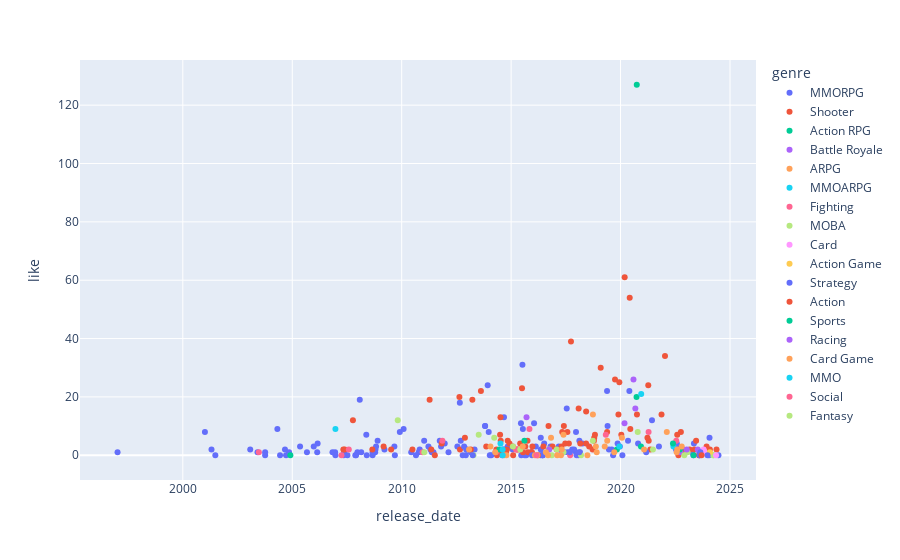

The code cell stored with this chart in its notebook:
### Code cell
px.scatter(x='release_date',
           y='like',
           color='genre',
            data_frame=full_data)

### Figure 1 — Plotly figure (JSON) as saved in the notebook; plotly's stock layout.template omitted (floating-point values rounded to 4 significant figures)
{"data": [{"hovertemplate": "genre=MMORPG<br>release_date=%{x}<br>like=%{y}<extra></extra>", "legendgroup": "MMORPG", "marker": {"color": "#636efa", "symbol": "circle"}, "mode": "markers", "name": "MMORPG", "orientation": "v", "showlegend": true, "type": "scatter", "x": ["2024-06-22", "2013-12-06", "2021-06-09", "2023-08-10", "2010-02-02", "2022-08-10", "2022-07-28", "2020-05-27", "2019-05-21", "2017-07-17", "2016-01-19", "2015-07-09", "2012-08-28", "2001-01-04", "2024-01-16", "2024-01-25", "2023-08-08", "2023-05-10", "2023-05-01", "2023-04-10", "2022-11-09", "2022-08-01", "2022-07-14", "2020-02-01", "2019-12-21", "2019-08-07", "2018-04-05", "2018-02-23", "2018-02-13", "2018-01-30", "2017-12-18", "2017-12-29", "2017-12-19", "2017-11-17", "2017-10-17", "2017-07-31", "2017-06-09", "2017-03-06", "2017-03-23", "2017-03-27", "2016-10-19", "2016-07-06", "2016-06-15", "2016-06-08", "2016-06-07", "2016-05-10", "2016-05-10", "2016-05-06", "2016-02-17", "2015-12-03", "2015-09-10", "2015-08-18", "2015-07-16", "2015-06-19", "2015-01-26", "2014-11-05", "2014-10-03", "2014-09-04", "2014-09-19", "2014-08-15", "2014-08-06", "2014-04-17", "2014-01-10", "2013-12-23", "2013-10-24", "2013-10-23", "2013-05-01", "2013-02-27", "2012-12-20", "2012-12-13", "2012-12-06", "2012-10-15", "2012-09-13", "2012-07-18", "2012-02-21", "2011-12-20", "2011-10-20", "2011-09-28", "2011-06-15", "2011-05-19", "2011-04-26", "2011-03-23", "2011-01-11", "2010-10-28", "2010-10-13", "2010-08-27", "2010-06-09", "2009-12-01", "2009-09-09", "2009-09-01", "2009-03-19", "2008-11-25", "2008-10-30", "2008-10-15", "2008-10-20", "2008-09-02", "2008-09-02", "2008-05-28", "2008-05-20", "2008-02-01", "2007-12-24", "2007-12-01", "2007-11-19", "2007-07-10", "2007-05-09", "2007-05-17", "2006-12-22", "2006-12-17", "2006-11-03", "2006-02-28", "2006-02-21", "2005-12-25", "2005-09-03", "2005-05-11", "2004-11-08", "2004-09-01", "2004-09-19", "2004-06-11", "2004-04-27", "2003-10-06", "2003-10-06", "2003-06-01", "2003-01-30", "2001-06-27", "2001-04-24", "1997-01-07"], "xaxis": "x", "y": [0, 24, 12, 1, 9, 3, 4, 22, 22, 16, 11, 31, 18, 8, 0, 6, 0, 4, 0, 1, 2, 2, 2, 0, 3, 2, 4, 1, 5, 0, 1, 0, 8, 2, 2, 1, 1, 3, 2, 2, 3, 4, 0, 0, 0, 2, 6, 0, 3, 1, 0, 0, 9, 0, 2, 3, 2, 13, 2, 2, 0, 1, 0, 8, 10, 10, 2, 1, 2, 2, 0, 0, 5, 3, 1, 4, 3, 5, 1, 1, 2, 3, 5, 2, 1, 0, 1, 8, 0, 3, 2, 5, 3, 1, 2, 0, 1, 0, 7, 19, 1, 0, 0, 0, 0, 1, 0, 1, 1, 4, 1, 3, 1, 3, 1, 2, 0, 0, 9, 0, 1, 1, 2, 0, 2, 1], "yaxis": "y"}, {"hovertemplate": "genre=Shooter<br>release_date=%{x}<br>like=%{y}<extra></extra>", "legendgroup": "Shooter", "marker": {"color": "#EF553B", "symbol": "circle"}, "mode": "markers", "name": "Shooter", "orientation": "v", "showlegend": true, "type": "scatter", "x": ["2022-10-04", "2022-01-12", "2021-04-08", "2017-05-30", "2015-07-02", "2013-08-15", "2011-04-12", "2024-05-21", "2021-11-15", "2020-06-02", "2020-03-10", "2019-10-01", "2019-02-04", "2017-09-26", "2013-03-25", "2024-01-31", "2023-12-07", "2023-09-07", "2023-09-08", "2023-08-03", "2023-06-15", "2023-05-18", "2023-02-28", "2022-10-19", "2022-09-21", "2022-09-01", "2022-08-24", "2022-08-04", "2021-05-12", "2021-04-15", "2021-03-25", "2020-10-01", "2020-06-12", "2020-01-14", "2019-12-12", "2019-11-27", "2019-05-22", "2018-10-19", "2018-10-31", "2018-10-14", "2018-09-22", "2018-07-27", "2018-06-05", "2018-06-06", "2018-02-28", "2018-02-01", "2017-08-22", "2017-07-28", "2017-06-22", "2017-05-03", "2017-04-20", "2017-01-31", "2016-11-22", "2016-09-16", "2016-06-23", "2016-03-24", "2015-12-23", "2015-12-11", "2015-12-10", "2015-10-08", "2015-10-01", "2015-08-26", "2015-07-18", "2015-06-01", "2015-04-30", "2015-04-02", "2015-02-04", "2015-01-29", "2014-12-05", "2014-11-05", "2014-10-23", "2014-10-07", "2014-08-05", "2014-07-11", "2014-07-08", "2014-07-01", "2014-05-10", "2014-05-01", "2013-11-12", "2013-02-28", "2012-11-21", "2012-08-21", "2012-08-31", "2011-10-31", "2011-07-08", "2011-05-09", "2010-06-29", "2009-07-09", "2009-03-05", "2008-08-29", "2007-10-10", "2007-05-03", "2007-05-27"], "xaxis": "x", "y": [8, 34, 24, 10, 23, 22, 19, 2, 14, 54, 61, 26, 30, 39, 19, 2, 3, 1, 1, 0, 5, 2, 2, 1, 2, 2, 0, 7, 2, 5, 6, 14, 9, 7, 25, 14, 8, 6, 7, 5, 2, 3, 4, 15, 4, 16, 4, 8, 4, 8, 3, 2, 3, 10, 3, 0, 3, 1, 1, 1, 5, 3, 1, 4, 2, 2, 0, 3, 4, 5, 2, 1, 1, 5, 13, 7, 0, 2, 3, 2, 6, 20, 2, 4, 0, 2, 2, 2, 3, 2, 12, 2, 2], "yaxis": "y"}, {"hovertemplate": "genre=Action RPG<br>release_date=%{x}<br>like=%{y}<extra></extra>", "legendgroup": "Action RPG", "marker": {"color": "#00cc96", "symbol": "circle"}, "mode": "markers", "name": "Action RPG", "orientation": "v", "showlegend": true, "type": "scatter", "x": ["2020-09-28"], "xaxis": "x", "y": [127], "yaxis": "y"}, {"hovertemplate": "genre=Battle Royale<br>release_date=%{x}<br>like=%{y}<extra></extra>", "legendgroup": "Battle Royale", "marker": {"color": "#ab63fa", "symbol": "circle"}, "mode": "markers", "name": "Battle Royale", "orientation": "v", "showlegend": true, "type": "scatter", "x": ["2020-08-04", "2023-07-13", "2022-09-28", "2020-09-04", "2020-03-07"], "xaxis": "x", "y": [26, 2, 1, 16, 11], "yaxis": "y"}, {"hovertemplate": "genre=ARPG<br>release_date=%{x}<br>like=%{y}<extra></extra>", "legendgroup": "ARPG", "marker": {"color": "#FFA15A", "symbol": "circle"}, "mode": "markers", "name": "ARPG", "orientation": "v", "showlegend": true, "type": "scatter", "x": ["2022-02-11"], "xaxis": "x", "y": [8], "yaxis": "y"}, {"hovertemplate": "genre=MMOARPG<br>release_date=%{x}<br>like=%{y}<extra></extra>", "legendgroup": "MMOARPG", "marker": {"color": "#19d3f3", "symbol": "circle"}, "mode": "markers", "name": "MMOARPG", "orientation": "v", "showlegend": true, "type": "scatter", "x": ["2022-06-02"], "xaxis": "x", "y": [3], "yaxis": "y"}, {"hovertemplate": "genre=Fighting<br>release_date=%{x}<br>like=%{y}<extra></extra>", "legendgroup": "Fighting", "marker": {"color": "#FF6692", "symbol": "circle"}, "mode": "markers", "name": "Fighting", "orientation": "v", "showlegend": true, "type": "scatter", "x": ["2015-11-03", "2022-07-19", "2021-04-13", "2019-04-30", "2017-09-12", "2015-03-24", "2014-04-25", "2010-12-16", "2007-08-02"], "xaxis": "x", "y": [9, 5, 8, 7, 0, 2, 1, 1, 2], "yaxis": "y"}, {"hovertemplate": "genre=MOBA<br>release_date=%{x}<br>like=%{y}<extra></extra>", "legendgroup": "MOBA", "marker": {"color": "#B6E880", "symbol": "circle"}, "mode": "markers", "name": "MOBA", "orientation": "v", "showlegend": true, "type": "scatter", "x": ["2014-03-25", "2024-03-28", "2024-03-29", "2023-01-24", "2022-11-30", "2021-06-25", "2020-10-14", "2018-09-26", "2018-03-13", "2017-05-24", "2017-01-31", "2016-11-11", "2016-09-21", "2015-06-02", "2013-07-09", "2013-04-12", "2011-01-13", "2009-10-27"], "xaxis": "x", "y": [6, 0, 0, 1, 0, 2, 8, 5, 0, 1, 2, 0, 2, 2, 7, 0, 1, 12], "yaxis": "y"}, {"hovertemplate": "genre=Card<br>release_date=%{x}<br>like=%{y}<extra></extra>", "legendgroup": "Card", "marker": {"color": "#FF97FF", "symbol": "circle"}, "mode": "markers", "name": "Card", "orientation": "v", "showlegend": true, "type": "scatter", "x": ["2024-05-13", "2023-11-03", "2023-10-19"], "xaxis": "x", "y": [0, 1, 2], "yaxis": "y"}, {"hovertemplate": "genre=Action Game<br>release_date=%{x}<br>like=%{y}<extra></extra>", "legendgroup": "Action Game", "marker": {"color": "#FECB52", "symbol": "circle"}, "mode": "markers", "name": "Action Game", "orientation": "v", "showlegend": true, "type": "scatter", "x": ["2024-01-31"], "xaxis": "x", "y": [1], "yaxis": "y"}, {"hovertemplate": "genre=Strategy<br>release_date=%{x}<br>like=%{y}<extra></extra>", "legendgroup": "Strategy", "marker": {"color": "#636efa", "symbol": "circle"}, "mode": "markers", "name": "Strategy", "orientation": "v", "showlegend": true, "type": "scatter", "x": ["2023-12-22", "2023-08-16", "2023-08-25", "2021-10-03", "2021-03-04", "2020-10-20", "2020-05-05", "2019-11-13", "2019-08-30", "2019-06-21", "2019-05-30", "2018-02-12", "2017-09-07", "2015-12-15", "2015-06-14", "2014-02-04", "2013-04-01", "2012-11-08", "2008-02-26"], "xaxis": "x", "y": [0, 0, 1, 3, 1, 4, 5, 4, 0, 2, 10, 1, 1, 0, 11, 0, 0, 3, 1], "yaxis": "y"}, {"hovertemplate": "genre=Action<br>release_date=%{x}<br>like=%{y}<extra></extra>", "legendgroup": "Action", "marker": {"color": "#EF553B", "symbol": "circle"}, "mode": "markers", "name": "Action", "orientation": "v", "showlegend": true, "type": "scatter", "x": ["2023-09-14"], "xaxis": "x", "y": [0], "yaxis": "y"}, {"hovertemplate": "genre=Sports<br>release_date=%{x}<br>like=%{y}<extra></extra>", "legendgroup": "Sports", "marker": {"color": "#00cc96", "symbol": "circle"}, "mode": "markers", "name": "Sports", "orientation": "v", "showlegend": true, "type": "scatter", "x": ["2023-05-04", "2022-09-16", "2022-05-25", "2020-12-07", "2020-09-24", "2019-11-01", "2015-08-11", "2014-06-20", "2004-11-30"], "xaxis": "x", "y": [0, 2, 4, 3, 20, 2, 5, 2, 0], "yaxis": "y"}, {"hovertemplate": "genre=Racing<br>release_date=%{x}<br>like=%{y}<extra></extra>", "legendgroup": "Racing", "marker": {"color": "#ab63fa", "symbol": "circle"}, "mode": "markers", "name": "Racing", "orientation": "v", "showlegend": true, "type": "scatter", "x": ["2023-01-10", "2016-09-27", "2015-09-15"], "xaxis": "x", "y": [2, 2, 13], "yaxis": "y"}, {"hovertemplate": "genre=Card Game<br>release_date=%{x}<br>like=%{y}<extra></extra>", "legendgroup": "Card Game", "marker": {"color": "#FFA15A", "symbol": "circle"}, "mode": "markers", "name": "Card Game", "orientation": "v", "showlegend": true, "type": "scatter", "x": ["2022-10-18", "2022-08-05", "2022-07-26", "2021-01-28", "2020-01-24", "2019-09-18", "2019-05-24", "2019-04-12", "2018-11-15", "2018-11-29", "2018-09-27", "2018-06-27", "2017-05-24", "2017-04-25", "2017-04-12", "2017-02-08", "2016-10-28", "2016-09-08", "2016-08-04", "2016-03-15", "2016-02-02", "2015-07-14", "2014-10-15", "2014-09-05", "2014-04-11", "2014-01-21", "2013-01-29"], "xaxis": "x", "y": [3, 2, 1, 2, 6, 1, 5, 3, 3, 1, 14, 0, 7, 2, 0, 0, 6, 0, 1, 0, 0, 3, 0, 0, 1, 3, 2], "yaxis": "y"}, {"hovertemplate": "genre=MMO<br>release_date=%{x}<br>like=%{y}<extra></extra>", "legendgroup": "MMO", "marker": {"color": "#19d3f3", "symbol": "circle"}, "mode": "markers", "name": "MMO", "orientation": "v", "showlegend": true, "type": "scatter", "x": ["2020-12-11", "2019-12-13", "2014-08-13", "2014-08-12", "2014-07-08", "2006-12-22"], "xaxis": "x", "y": [21, 3, 0, 2, 4, 9], "yaxis": "y"}, {"hovertemplate": "genre=Social<br>release_date=%{x}<br>like=%{y}<extra></extra>", "legendgroup": "Social", "marker": {"color": "#FF6692", "symbol": "circle"}, "mode": "markers", "name": "Social", "orientation": "v", "showlegend": true, "type": "scatter", "x": ["2016-02-27", "2011-11-11", "2007-04-02", "2003-06-23"], "xaxis": "x", "y": [0, 5, 0, 1], "yaxis": "y"}, {"hovertemplate": "genre=Fantasy<br>release_date=%{x}<br>like=%{y}<extra></extra>", "legendgroup": "Fantasy", "marker": {"color": "#B6E880", "symbol": "circle"}, "mode": "markers", "name": "Fantasy", "orientation": "v", "showlegend": true, "type": "scatter", "x": ["2015-01-30"], "xaxis": "x", "y": [3], "yaxis": "y"}], "layout": {"legend": {"title": {"text": "genre"}, "tracegroupgap": 0}, "margin": {"t": 60}, "xaxis": {"anchor": "y", "domain": [0, 1], "title": {"text": "release_date"}}, "yaxis": {"anchor": "x", "domain": [0, 1], "title": {"text": "like"}}}}
